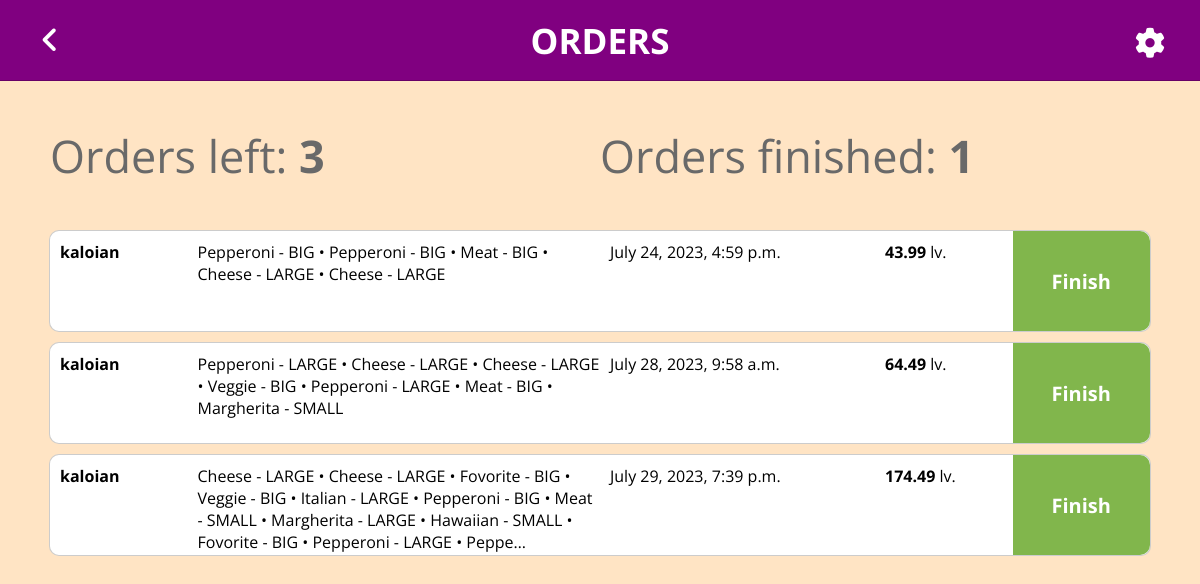
Page /orders/show-all/ (signed in) on the earlier database version.
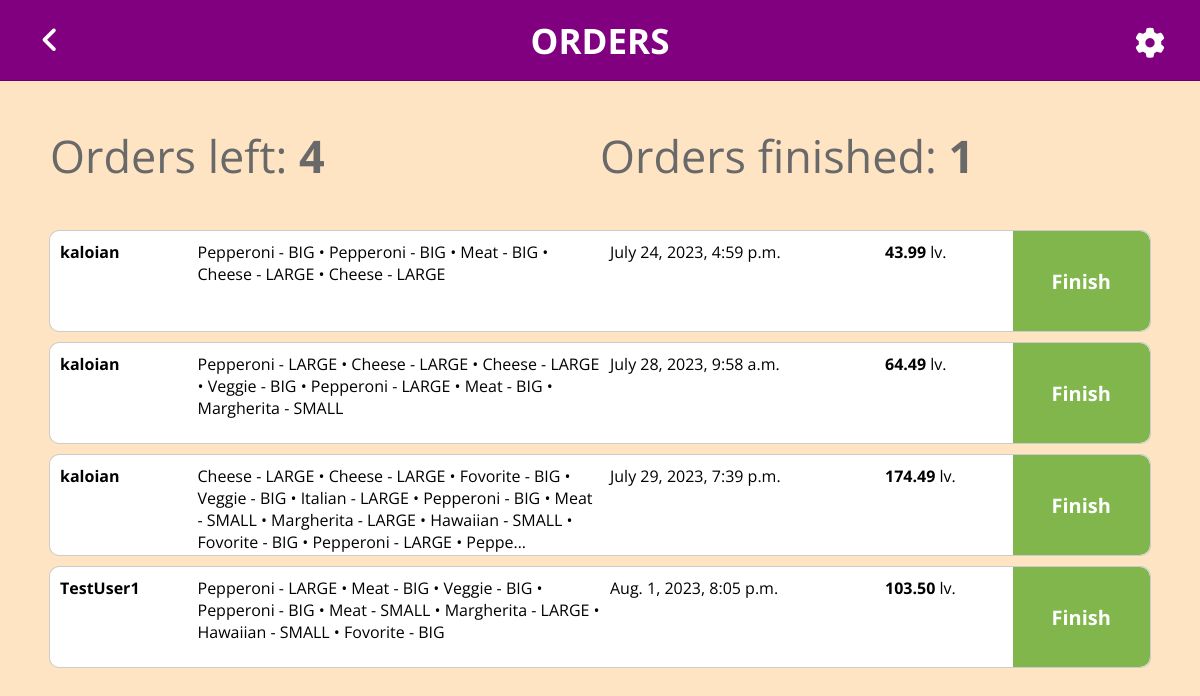
Same page on the later database version.
### PizzaGang/main/models.py (models this page shows, shortened)
class Order(models.Model):
    user = models.ForeignKey(User, on_delete=models.CASCADE)
    is_finished = models.BooleanField(default=False)
    cart_items = models.TextField()
    total_price = models.FloatField(validators=[validate_positive], default=0.00)
    created_at = models.DateTimeField(auto_now_add=True)

### PizzaGang/main/views.py (the view)
# urls.py: path('show-all/', ShowOrdersAllView, name='show_all_orders'),
@login_required(login_url=reverse_lazy('sign_in'))
@allowed_groups(['full_staff', 'order_staff'], redirect_url=reverse_lazy('home'))
def ShowOrdersAllView(request):
    orders = Order.objects.filter(is_finished=False).order_by('created_at')
    orders_finished = Order.objects.filter(is_finished=True)
    context = {
        'orders': orders,
        'orders_finished': orders_finished
    }
    return render(request, 'orders/show_all_orders.html', context)

### PizzaGang/main/context_processors.py (called while the page is built)
def get_cart_items_count(request):
    cart_items_count = 0
    if request.user.is_authenticated:
        user = request.user
        cart = Cart.objects.get(user=user)
        pizza_items_count = CartItem.objects.filter(cart=cart).count()
        offer_items_count = 0
        offer_items = OfferItem.objects.filter(cart=cart)
        for offer_item in offer_items:
            offer_items_count += CartItem.objects.filter(offer=offer_item.offer).count()
        cart_items_count = pizza_items_count + offer_items_count
    return {'cart_items_count': cart_items_count, 'current_user': request.user}

### templates/orders/show_all_orders.html (shortened to what this page needs)
{% extends 'admin/admin_base.html' %}
{% load static %}
{% block admin_head %}
    <link rel="stylesheet" href="{% static 'css/show_orders.css' %}">
{% endblock %}
{% block admin_content %}
    <div class="show-orders-stats">
        {% if orders.count == 0 %}
            <p>No orders left!</p>
        {% else %}
            <p>Orders left: <b>{{ orders.count }}</b></p>
        {% endif %}
        <p>Orders finished: <b>{{ orders_finished.count }}</b></p>
    </div>
    {% for order in orders %}
        <div class="order-container-in-progress">
            <div class="order-username-container">
                <a href="{% url 'show_user_public' order.user.pk %}">
                    <b>{{ order.user.username|truncatechars:10 }}</b>
                </a>
            </div>
            <div class="order-items-container">
                <p>{{ order.cart_items|truncatechars:200 }}</p>
            </div>
            <div class="order-time-created-container">
                <p>{{ order.created_at }}</p>
            </div>
            <div class="order-price-container">
                <p><b>{{ order.total_price|floatformat:2 }}</b> lv.</p>
            </div>
            <div class="order-is-finished">
                <form action="{% url 'make_finished_order' order.pk %}" method="post">
                    <button type="submit">Finish</button>
                </form>
            </div>
        </div>
    {% endfor %}
{% endblock %}

Differences in the rows shown:
added Order: user.username "TestUser1", cart_items "Pepperoni - LARGE • Meat - BIG • Veggie - BIG • Pepperoni - BIG • Meat - SMALL • Margherita - LARGE • Hawaiian - SMALL • Fovorite - BIG", created_at "Aug. 1, 2023, 8:05 p.m.", total_price "103.50"
Other differences:
{{ orders.count }}: "3" → "4"
